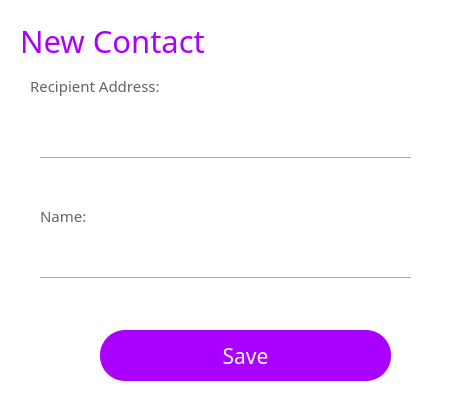
<?xml version="1.0" encoding="UTF-8"?>
<ui version="4.0">
 <class>Form</class>
 <widget class="QWidget" name="Form">
  <property name="geometry">
   <rect>
    <x>0</x>
    <y>0</y>
    <width>474</width>
    <height>419</height>
   </rect>
  </property>
  <property name="windowTitle">
   <string>Form</string>
  </property>
  <property name="styleSheet">
   <string notr="true">background-color: rgb(255, 255, 255);</string>
  </property>
  <widget class="QPushButton" name="pushButton_9">
   <property name="geometry">
    <rect>
     <x>100</x>
     <y>330</y>
     <width>291</width>
     <height>51</height>
    </rect>
   </property>
   <property name="font">
    <font>
     <family>等线</family>
     <pointsize>16</pointsize>
    </font>
   </property>
   <property name="cursor">
    <cursorShape>PointingHandCursor</cursorShape>
   </property>
   <property name="styleSheet">
    <string notr="true">background-color: rgb(170, 0, 255);
color: rgb(255, 255, 255);
border-radius:25px;</string>
   </property>
   <property name="text">
    <string>Save</string>
   </property>
   <property name="flat">
    <bool>false</bool>
   </property>
  </widget>
  <widget class="QLineEdit" name="lineEdit_6">
   <property name="geometry">
    <rect>
     <x>40</x>
     <y>120</y>
     <width>371</width>
     <height>31</height>
    </rect>
   </property>
   <property name="font">
    <font>
     <family>等线</family>
     <pointsize>10</pointsize>
    </font>
   </property>
   <property name="toolTip">
    <string/>
   </property>
   <property name="statusTip">
    <string/>
   </property>
   <property name="whatsThis">
    <string/>
   </property>
   <property name="accessibleName">
    <string/>
   </property>
   <property name="accessibleDescription">
    <string/>
   </property>
   <property name="styleSheet">
    <string notr="true">
QLineEdit[echoMode=&quot;2&quot;] {
    lineedit-password-character:42;
}
</string>
   </property>
   <property name="frame">
    <bool>false</bool>
   </property>
   <property name="echoMode">
    <enum>QLineEdit::Password</enum>
   </property>
  </widget>
  <widget class="QLineEdit" name="lineEdit_7">
   <property name="geometry">
    <rect>
     <x>40</x>
     <y>240</y>
     <width>371</width>
     <height>31</height>
    </rect>
   </property>
   <property name="font">
    <font>
     <family>等线</family>
     <pointsize>10</pointsize>
    </font>
   </property>
   <property name="toolTip">
    <string/>
   </property>
   <property name="statusTip">
    <string/>
   </property>
   <property name="whatsThis">
    <string/>
   </property>
   <property name="accessibleName">
    <string/>
   </property>
   <property name="accessibleDescription">
    <string/>
   </property>
   <property name="styleSheet">
    <string notr="true">
QLineEdit[echoMode=&quot;2&quot;] {
    lineedit-password-character:42;
}
</string>
   </property>
   <property name="frame">
    <bool>false</bool>
   </property>
   <property name="echoMode">
    <enum>QLineEdit::Password</enum>
   </property>
   <property name="placeholderText">
    <string/>
   </property>
  </widget>
  <widget class="QLabel" name="label_51">
   <property name="geometry">
    <rect>
     <x>40</x>
     <y>200</y>
     <width>91</width>
     <height>31</height>
    </rect>
   </property>
   <property name="font">
    <font>
     <family>微软雅黑</family>
     <pointsize>11</pointsize>
    </font>
   </property>
   <property name="styleSheet">
    <string notr="true">color: rgb(100, 100, 100);</string>
   </property>
   <property name="text">
    <string>Name:</string>
   </property>
  </widget>
  <widget class="Line" name="line_38">
   <property name="geometry">
    <rect>
     <x>40</x>
     <y>150</y>
     <width>371</width>
     <height>16</height>
    </rect>
   </property>
   <property name="orientation">
    <enum>Qt::Horizontal</enum>
   </property>
  </widget>
  <widget class="Line" name="line_41">
   <property name="geometry">
    <rect>
     <x>40</x>
     <y>270</y>
     <width>371</width>
     <height>16</height>
    </rect>
   </property>
   <property name="orientation">
    <enum>Qt::Horizontal</enum>
   </property>
  </widget>
  <widget class="QLabel" name="label_52">
   <property name="geometry">
    <rect>
     <x>30</x>
     <y>70</y>
     <width>151</width>
     <height>31</height>
    </rect>
   </property>
   <property name="font">
    <font>
     <family>微软雅黑</family>
     <pointsize>11</pointsize>
    </font>
   </property>
   <property name="styleSheet">
    <string notr="true">color: rgb(100, 100, 100);</string>
   </property>
   <property name="text">
    <string>Recipient Address:</string>
   </property>
  </widget>
  <widget class="QPushButton" name="pushButton_36">
   <property name="geometry">
    <rect>
     <x>410</x>
     <y>110</y>
     <width>41</width>
     <height>41</height>
    </rect>
   </property>
   <property name="cursor">
    <cursorShape>PointingHandCursor</cursorShape>
   </property>
   <property name="autoFillBackground">
    <bool>false</bool>
   </property>
   <property name="text">
    <string/>
   </property>
   <property name="icon">
    <iconset>
     <normaloff>pic/06.png</normaloff>pic/06.png</iconset>
   </property>
   <property name="iconSize">
    <size>
     <width>77</width>
     <height>77</height>
    </size>
   </property>
   <property name="autoDefault">
    <bool>false</bool>
   </property>
   <property name="flat">
    <bool>true</bool>
   </property>
  </widget>
  <widget class="QLabel" name="label_15">
   <property name="geometry">
    <rect>
     <x>20</x>
     <y>20</y>
     <width>201</width>
     <height>41</height>
    </rect>
   </property>
   <property name="font">
    <font>
     <family>微软雅黑</family>
     <pointsize>23</pointsize>
     <weight>50</weight>
     <bold>false</bold>
    </font>
   </property>
   <property name="styleSheet">
    <string notr="true">color: rgb(170, 0, 255);</string>
   </property>
   <property name="text">
    <string>New Contact</string>
   </property>
  </widget>
  <widget class="QPushButton" name="closeenterpsw">
   <property name="geometry">
    <rect>
     <x>430</x>
     <y>0</y>
     <width>41</width>
     <height>31</height>
    </rect>
   </property>
   <property name="text">
    <string/>
   </property>
   <property name="icon">
    <iconset>
     <normaloff>pic/close.png</normaloff>pic/close.png</iconset>
   </property>
   <property name="flat">
    <bool>true</bool>
   </property>
  </widget>
 </widget>
 <resources/>
 <connections/>
</ui>
